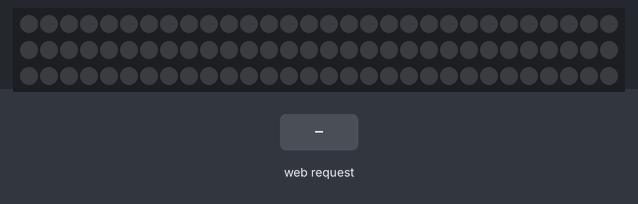
The sketch below on a simulated ESP8266 (NodeMCU). Shown: 90 RGB LEDs in strip order, left to right, continuing on the next row. Inputs (shaded band) come from the test bench. Dim RGB values are drawn brighter than linear; WiFi joins after 1.5 s; servers stay silent unless stated; what the sketch prints to the serial monitor is not drawn.

Above: at 2.7 s.
2.8 s: HTTP request GET /color/rainbow received
At 2.95 s:
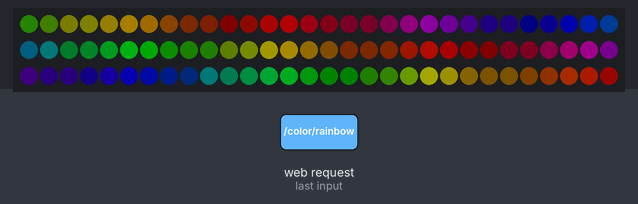
At 4.15 s:
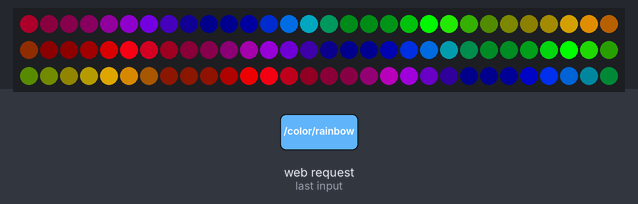
5.8 s: HTTP request GET /brightness received
At 6.5 s:
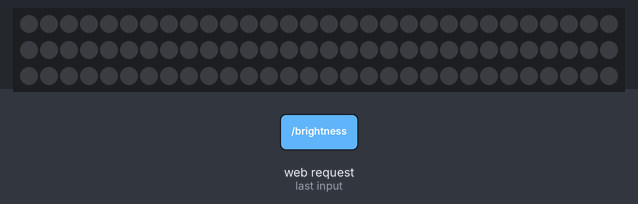
Timing chart, 0 to 8.8 s (numbered marks = the images above; inputs shaded):
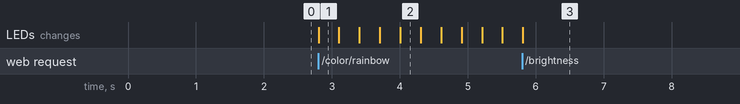

The sketch:

lampNODEMCU.ino
```cpp
//XX   XXXXX   XXXXXXXX  XX      XXXXXX  XXXXXX
//XX  XX   XX     XX     XX      XX      XX   XX
//XX  XX   XX     XX     XX      XXXXX   XX   XX
//XX  XX   XX     XX     XX      XX      XX   XX
//XX   XXXXX      XX     XXXXXX  XXXXXX  XXXXXX

#include <ESP8266WiFi.h>
#include <WiFiClient.h>
#include <ESP8266WebServer.h>
#include <ESP8266mDNS.h>
#include <FastLED.h>
//#include <EEPROM.h>

unsigned long t, tLast;
int delayBreathing;
//////////////////////////////////////////// LED
#define NUM_LEDS 90
#define DATA_PIN 1
CRGB leds[NUM_LEDS];
uint8_t rgbSingleColor[3];
uint8_t rgbDoubleColor[6];
bool up = false;
uint8_t breathCount;

// EEPROM
byte eepromCycle;   // 0 1 2 3       1byte   500bytes slot
char wifiMode = 's';      // 0 ap 1 sta   1byte                             //a for ap s for st
char animationChar;
char lastAnimationChar;
char modeChar;
uint8_t brightness = 255;           // EEPROM
String ssid = "CASE";//              32bytes
String password  = "gargantua97";    //              63bytes
int r[90], g[90], b[90];

/////////////////////////////////////////// NODE MCU
#define DEFAULTSSID "NodeMCU Lamp"
#define DEFAULTPSK "12345678"

ESP8266WebServer server(80);              // instancia

void WiFiconfig(char wifiMode) {
  Serial.println(wifiMode);
  if ( wifiMode == 'a') {
    WiFi.mode(WIFI_AP);
    WiFi.softAP(DEFAULTSSID, DEFAULTPSK);
  }
  else if ( wifiMode == 's') {
    WiFi.mode(WIFI_STA);
    WiFi.begin(ssid, password);
    Serial.print("Connecting");
    while (WiFi.status() != WL_CONNECTED) {
      delay(500);
      Serial.print(".");
    }
    if (MDNS.begin("ledlamp")) {
      Serial.println("MDNS responder started");
    }
    WiFi.hostname("NODE-MCU-01");
  }
  setRoutes();
  server.begin();
}

void setup(void) {
  FastLED.addLeds<WS2813, DATA_PIN, GRB>(leds, NUM_LEDS).setCorrection(TypicalLEDStrip);       // LED Strip
  WiFiconfig(wifiMode);
  Serial.begin(115200);
  Serial.print("Connected to ");
  Serial.println(ssid);
  Serial.print("IP address: ");
  Serial.println(WiFi.localIP());
  Serial.println("HTTP server started");
}

void loop(void) {
  server.handleClient();
  MDNS.update();
  callAnimation(animationChar);
  callMode(modeChar);
}
```

EEPROM.ino
```cpp
//EEPROMCycle  WiFiMode  SSID  PASS  MODE  90LEDsX3
//1   1   32  63  1 270   4096
```

animation.ino
```cpp
void callAnimation(char animationChar) {
  if ( lastAnimationChar != animationChar) {
    FastLED.setBrightness( brightness );        // Inserir no single color?
    FastLED.show();
  }
  switch (animationChar) {
    case 's':             // Solid
      break;
    case 'b':             // Breathing
      breathing();
      break;
    case 'w':             // Wave
      break;
    case 'o':             // Off
      break;
  }
  lastAnimationChar = animationChar;
}

void breathing() {
  t = millis();
  if ( (t - tLast) > delayBreathing / 255) {
    breathCount++;
    Serial.print(breathCount); Serial.print(" "); Serial.println(sin8(breathCount));
    FastLED.setBrightness( sin8(breathCount) * brightness / 255 );
    FastLED.show();
    tLast = millis();
  }
}
//void wave() {
//  for ( int i = 0; i < NUM_LEDS; i++) {
//    leds[(i)].setRGB( map(i, 0, NUM_LEDS - 1, rgbDouble[0], rgbDouble[3]), map(i, 0, NUM_LEDS - 1, rgbDouble[1], rgbDouble[4]), map(i, 0, NUM_LEDS - 1, rgbDouble[2], rgbDouble[5]));
//  }
//  FastLED.show();
//}
```

mode.ino
```cpp
void callMode(char modeChar) {
  switch (modeChar) {
    case 's':             // Single
      //singleColor(rgbSingleColor);
      break;
    case 'd':             // Double
      //doubleColor(rgbDoubleColor);
      break;
    case 'r':             // Rainbow
      pride();
      break;
  }
}

void singleColor(uint8_t rgbSingle[3]) {
  for ( int i = 0; i < NUM_LEDS; i++) {
    leds[(i)].setRGB( rgbSingle[0], rgbSingle[1], rgbSingle[2]);
  }
  FastLED.show();
}

void doubleColor(uint8_t rgbDouble[6]) {
  for ( int i = 0; i < NUM_LEDS; i++) {
    leds[(i)].setRGB( map(i, 0, NUM_LEDS - 1, rgbDouble[0], rgbDouble[3]), map(i, 0, NUM_LEDS - 1, rgbDouble[1], rgbDouble[4]), map(i, 0, NUM_LEDS - 1, rgbDouble[2], rgbDouble[5]));
  }
  FastLED.show();
}

void pride() {
  static uint16_t sPseudotime = 0;
  static uint16_t sLastMillis = 0;
  static uint16_t sHue16 = 0;

  uint8_t sat8 = beatsin88( 87, 220, 250);
  uint8_t brightdepth = beatsin88( 341, 96, 224);
  uint16_t brightnessthetainc16 = beatsin88( 203, (25 * 256), (40 * 256));
  uint8_t msmultiplier = beatsin88(147, 23, 60);

  uint16_t hue16 = sHue16;//gHue * 256;
  uint16_t hueinc16 = beatsin88(113, 1, 3000);

  uint16_t ms = millis();
  uint16_t deltams = ms - sLastMillis ;
  sLastMillis  = ms;
  sPseudotime += deltams * msmultiplier;
  sHue16 += deltams * beatsin88( 400, 5, 9);
  uint16_t brightnesstheta16 = sPseudotime;

  for ( uint16_t i = 0 ; i < NUM_LEDS; i++) {
    hue16 += hueinc16;
    uint8_t hue8 = hue16 / 256;

    brightnesstheta16  += brightnessthetainc16;
    uint16_t b16 = sin16( brightnesstheta16  ) + 32768;

    uint16_t bri16 = (uint32_t)((uint32_t)b16 * (uint32_t)b16) / 65536;
    uint8_t bri8 = (uint32_t)(((uint32_t)bri16) * brightdepth) / 65536;
    bri8 += (255 - brightdepth);

    CRGB newcolor = CHSV( hue8, sat8, bri8);

    uint16_t pixelnumber = i;
    pixelnumber = (NUM_LEDS - 1) - pixelnumber;

    nblend( leds[pixelnumber], newcolor, 64);
  }
  FastLED.show();
}
```

routes.ino
```cpp
void setRoutes() {
  server.on("/", handleRoot);

  server.on("/brightness", []() {               // Set brightness
    brightness = server.arg(0).toInt();
    FastLED.setBrightness( brightness );
    FastLED.show();
    server.send(200);
  });

  server.on("/color/single", []() {             // Single color
    for ( int i = 0; i < 3; i++) {
      rgbSingleColor[i] = server.arg(i).toInt();
    }
    modeChar = 's';
    singleColor(rgbSingleColor);
    server.send(200);
  });

  server.on("/color/double", []() {             // Double color
    for ( int i = 0; i < 6; i++) {
      rgbDoubleColor[i] = server.arg(i).toInt();
    }
    modeChar = 'd';
    doubleColor(rgbDoubleColor);
    server.send(200);
  });

  server.on("/color/rainbow", []() {            // Rainbow color
    modeChar = 'r';
    server.send(200);
  });

  server.on("/color/custom", HTTP_POST, []() {  // Custom color
    String data;
    data = server.arg(0);
    for ( int i = 0; i < 3*NUM_LEDS; i = i + 3) {
      leds[(i/3)].setRGB( (uint8_t) data[i], (uint8_t) data[i+1], (uint8_t) data[i+2]);
    }
    FastLED.show();
    server.send(200);
  });

  server.on("/animation", []() {                // Animation Selection
    String animation = server.arg(0);
    animationChar = animation.charAt(0);
    server.send(200);
    if ( animationChar == 'b') {
      delayBreathing = server.arg(1).toInt();
      breathCount = 0;
    }
  });

  server.on("/status", []() {                 // turn on and off, and get current mode
    //server.send(200, "text/plain", animationChar);
    server.send(200, "text/plain", (String) brightness);
  });

  server.on("/connect", []() {                 // conenct to wifi
    ssid = server.arg(0);
    server.send(200);
    ssid.replace("%20", " ");
    password = server.arg(1);
    server.send(200, "text/plain", WiFi.macAddress());
    Serial.println(ssid);
    Serial.println(password);
    wifiMode = 's';                                     // inserir validação para ssid e password
    server.stop();
    WiFiconfig(wifiMode);
  });
  server.onNotFound(handleNotFound);
}

void handleRoot() {
  server.send(200, "text/plain", "XX   XXXXX   XXXXXXXX  XX      XXXXXX  XXXXXX\nXX  XX   XX     XX     XX      XX      XX   XX\nXX  XX   XX     XX     XX      XXXXX   XX   XX\nXX  XX   XX     XX     XX      XX      XX   XX\nXX   XXXXX      XX     XXXXXX  XXXXXX  XXXXXX");
}

void handleNotFound() {
  String message = "File Not Found\n\n";
  message += "URI: ";
  message += server.uri();
  message += "\nMethod: ";
  message += (server.method() == HTTP_GET) ? "GET" : "POST";
  message += "\nArguments: ";
  message += server.args();
  message += "\n";
  for (uint8_t i = 0; i < server.args(); i++) {
    message += " " + server.argName(i) + ": " + server.arg(i) + "\n";
  }
  server.send(404, "text/plain", message);
}
```

zLog.ino
```cpp
// falta implementar wave
// falat implementar
```

Measured:
- after the input at 2.8 s, the LEDs: change at once (image 1)
- after the input at 5.8 s, the LEDs: change at once (image 3)
